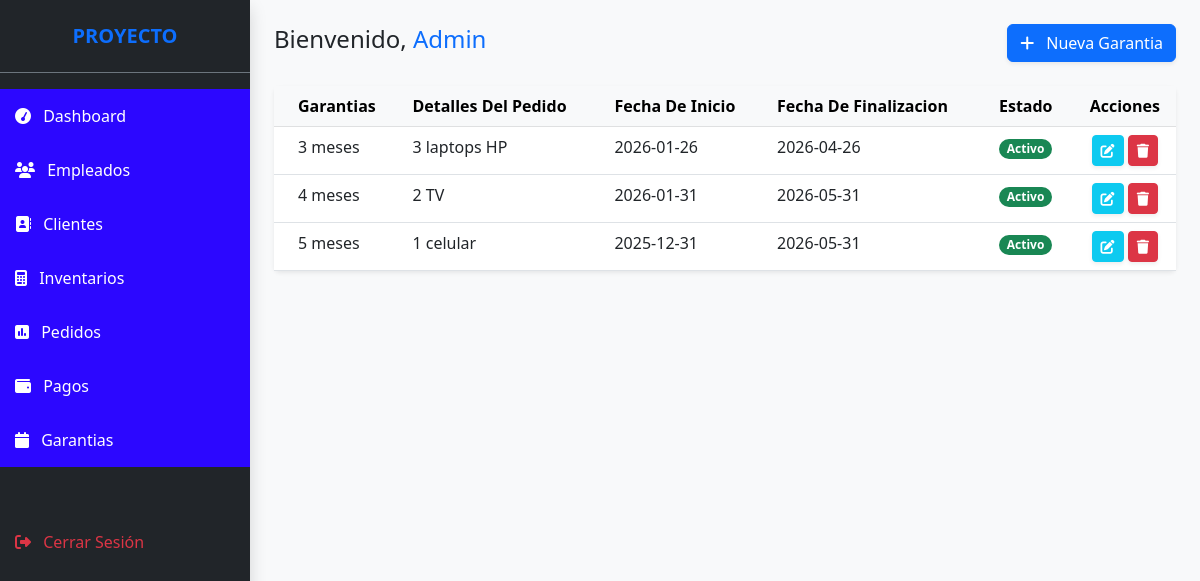
The app's page /view/garantia.php (signed in) with its own data.
### tables this page shows
CREATE TABLE `guarantees` (
  `id` int NOT NULL,
  `guarantees` varchar(100) DEFAULT NULL,
  `Order_details` varchar(150) DEFAULT NULL,
  `Start_Date` date DEFAULT NULL,
  `End_Date` date DEFAULT NULL,
  `status` tinyint(1) DEFAULT '1'
);

### models/garantia.php (called while the page is built, shortened)
<?php
if (!class_exists('garantia')) {
    class garantia {
        private $conn;
        public function __construct($db) {
            $this->conn = $db;
        }
        public function read() {
            return $this->conn->query("SELECT * FROM guarantees ORDER BY id DESC");
        }
    }
}

### view/garantia.php (the view, shortened to what this page needs)
<?php
require_once '../models/garantia.php';
$db = (new Database())->getConnection();
$garantia = new garantia($db);
$stmt = $garantia->read();
?>
<!DOCTYPE html>
<html lang="es">
<head>
    <link href="https://cdn.jsdelivr.net/npm/bootstrap@5.3.0/dist/css/bootstrap.min.css" rel="stylesheet">
    <link rel="stylesheet" href="https://cdnjs.cloudflare.com/ajax/libs/font-awesome/6.4.0/css/all.min.css">
</head>
<body class="d-flex">
    <div class="sidebar shadow">
        <div class="p-4 text-center border-bottom border-secondary">
            <h5 class="fw-bold m-0 text-primary">PROYECTO</h5>
        </div>
        <nav class="nav flex-column mt-3">
            <a class="nav-link dashboard" href="../index.php"><i class="fas fa-tachometer me-2"></i> Dashboard</a>
            <a class="nav-link empleado" href="../view/employee.php"><i class="fas fa-users me-2"></i> Empleados</a>
            <a class="nav-link cliente" href="../view/cliente.php"><i class="fas fa-address-book me-2"></i> Clientes</a>
            <a class="nav-link inventario" href="../view/inventario.php"><i class="fas fa-calculator me-2"></i> Inventarios</a>
            <a class="nav-link pedido" href="../view/pedido.php"><i class="fas fa-square-poll-vertical me-2"></i> Pedidos</a>
            <a class="nav-link pago" href="../view/pago.php"><i class="fas fa-wallet me-2"></i> Pagos</a>
            <a class="nav-link garantia" href="../view/garantia.php"><i class="fas fa-calendar me-2"></i> Garantias</a>
            <a class="nav-link text-danger mt-5" href="controllers/AuthController.php?action=logout">
                <i class="fas fa-sign-out-alt me-2"></i> Cerrar Sesión
            </a>
        </nav>
    </div>
    <div class="container-fluid p-4">
        <div class="d-flex justify-content-between align-items-center mb-4">
            <h4>Bienvenido, <span class="text-primary"><?= htmlspecialchars($_SESSION['user_name']) ?></span></h4>
            <button class="btn btn-primary shadow-sm" onclick="opengarModal()">
                <i class="fas fa-plus me-2"></i> Nueva Garantia
            </button>
        </div>
        <div class="card shadow-sm border-0">
            <div class="card-body p-0">
                <table class="table table-hover m-0" id="guaranteesTable">
                    <thead class="table-light">
                        <tr>
                            <th class="ps-4">Garantias</th>
                            <th>Detalles Del Pedido</th>
                            <th>Fecha De Inicio</th>
                            <th>Fecha De Finalizacion</th>
                            <th>Estado</th>
                            <th class="text-center">Acciones</th>
                        </tr>
                    </thead>
                    <tbody>
                        <?php while($row = $stmt->fetch(PDO::FETCH_ASSOC)): ?>
                        <tr>
                            <td class="ps-4 fw-medium"><?= $row['guarantees'] ?></td>
                            <td><?= $row['Order_details'] ?></td>
                            <td><?= $row['Start_Date'] ?></td> <td><?= $row['End_Date'] ?></td> <td>
                                <span class="badge rounded-pill <?= $row['status'] ? 'bg-success' : 'bg-secondary' ?>">
                                    <?= $row['status'] ? 'Activo' : 'Inactivo' ?>
                                </span>
                            </td>
                            <td class="text-center">
                                <button onclick="opengarModal(<?= $row['id'] ?>)" class="btn btn-sm btn-info text-white shadow-sm">
                                    <i class="fas fa-edit"></i>
                                </button>
                                <button onclick="deletegar(<?= $row['id'] ?>)" class="btn btn-sm btn-danger shadow-sm">
                                    <i class="fas fa-trash"></i>
                                </button>
                            </td>
                        </tr>
                        <?php endwhile; ?>
                    </tbody>
                </table>
            </div>
        </div>
    </div>
</body>
</html>

### view/garantia.php (style rules this page uses)
body { background-color: #f8f9fa; }
.sidebar { min-width: 250px; height: 100vh; background: #212529; color: white; position: sticky; top: 0; }
.nav-link { color: #ff0000; padding: 15px; transition: 0.3s; }
.nav-link.dashboard { color:white; background: #2c07ff; }
.nav-link.empleado { color: white; background: #2c07ff; }
.nav-link.cliente { color: white; background: #2c07ff; }
.nav-link.inventario { color: white; background: #2c07ff; }
.nav-link.pedido { color: white; background: #2c07ff; }
.nav-link.pago { color: white; background: #2c07ff; }
.nav-link.garantia { color: white; background: #2c07ff; }

### records on screen
guarantees: guarantees "3 meses", Order_details "3 laptops HP", Start_Date "2026-01-26", End_Date "2026-04-26", status "Activo"
guarantees: guarantees "4 meses", Order_details "2 TV", Start_Date "2026-01-31", End_Date "2026-05-31", status "Activo"
guarantees: guarantees "5 meses", Order_details "1 celular", Start_Date "2025-12-31", End_Date "2026-05-31", status "Activo"

### other values on screen
$_SESSION['user_name'] "Admin"
